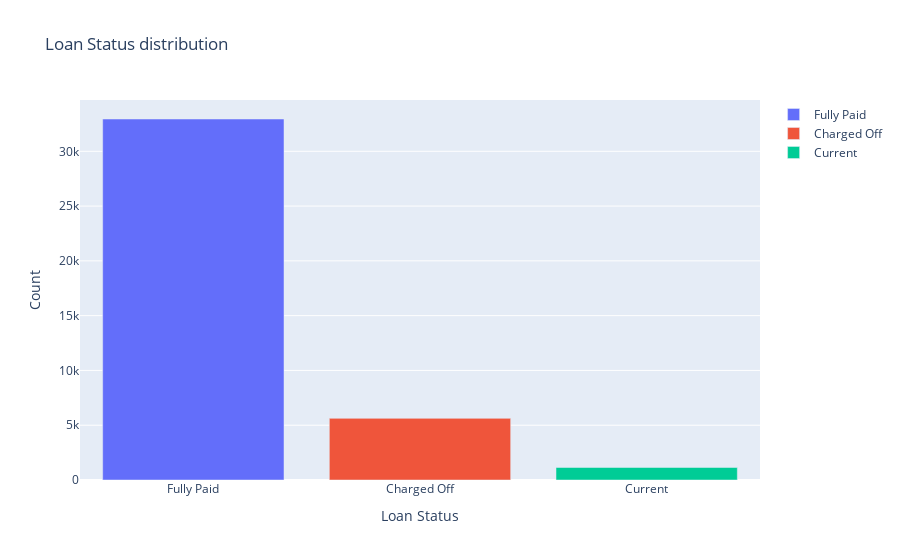

Notebook code cell kept with this figure:
### Code cell
tr0 = go.Bar(
            x = df_credit_clean[df_credit_clean["loan_status"]== 'Fully Paid']["loan_status"].value_counts().index.values,
            y = df_credit_clean[df_credit_clean["loan_status"]== 'Fully Paid']["loan_status"].value_counts().values,
            name='Fully Paid'
    )

tr1 = go.Bar(
            x = df_credit_clean[df_credit_clean["loan_status"]== 'Charged Off']["loan_status"].value_counts().index.values,
            y = df_credit_clean[df_credit_clean["loan_status"]== 'Charged Off']["loan_status"].value_counts().values,
            name='Charged Off'
    )

tr2 = go.Bar(
            x = df_credit_clean[df_credit_clean["loan_status"]== 'Current']["loan_status"].value_counts().index.values,
            y = df_credit_clean[df_credit_clean["loan_status"]== 'Current']["loan_status"].value_counts().values,
            name='Current'
    )

data = [tr0, tr1,tr2]

layout = go.Layout(
    
)

layout = go.Layout(
    yaxis=dict(
        title='Count'
    ),
    xaxis=dict(
        title='Loan Status '
    ),
    title='Loan Status distribution'
)

fig = go.Figure(data=data, layout=layout)

py.iplot(fig, filename='grouped-bar')

### Figure 1 — Plotly figure (JSON) as saved in the notebook; plotly's stock layout.template omitted (floating-point values rounded to 4 significant figures)
{"data": [{"name": "Fully Paid", "type": "bar", "x": ["Fully Paid"], "y": [32948]}, {"name": "Charged Off", "type": "bar", "x": ["Charged Off"], "y": [5627]}, {"name": "Current", "type": "bar", "x": ["Current"], "y": [1140]}], "layout": {"title": {"text": "Loan Status distribution"}, "xaxis": {"title": {"text": "Loan Status "}}, "yaxis": {"title": {"text": "Count"}}}}
